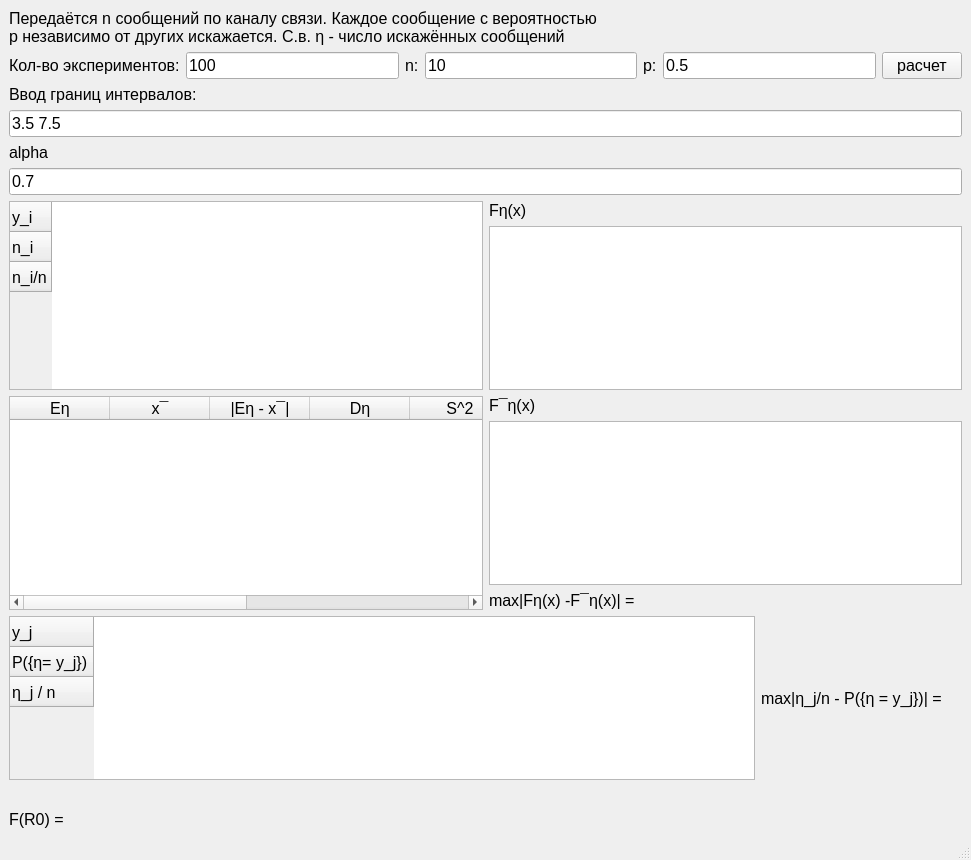
<?xml version="1.0" encoding="UTF-8"?>
<ui version="4.0">
 <class>MainWindow</class>
 <widget class="QMainWindow" name="MainWindow">
  <property name="geometry">
   <rect>
    <x>0</x>
    <y>0</y>
    <width>971</width>
    <height>860</height>
   </rect>
  </property>
  <property name="windowTitle">
   <string>MainWindow</string>
  </property>
  <widget class="QWidget" name="centralwidget">
   <property name="font">
    <font>
     <pointsize>12</pointsize>
    </font>
   </property>
   <layout class="QGridLayout" name="gridLayout">
    <item row="0" column="0" colspan="3">
     <layout class="QVBoxLayout" name="verticalLayout_3">
      <item>
       <widget class="QLabel" name="label_4">
        <property name="text">
         <string>Передаётся n сообщений по каналу связи. Каждое сообщение с вероятностью 
p независимо от других искажается. С.в. η - число искажённых сообщений</string>
        </property>
       </widget>
      </item>
      <item>
       <layout class="QHBoxLayout" name="horizontalLayout">
        <item>
         <widget class="QLabel" name="label_3">
          <property name="text">
           <string>Кол-во экспериментов:</string>
          </property>
         </widget>
        </item>
        <item>
         <widget class="QLineEdit" name="experiments">
          <property name="text">
           <string>100</string>
          </property>
         </widget>
        </item>
        <item>
         <widget class="QLabel" name="label">
          <property name="text">
           <string>n:</string>
          </property>
         </widget>
        </item>
        <item>
         <widget class="QLineEdit" name="n">
          <property name="text">
           <string>10</string>
          </property>
         </widget>
        </item>
        <item>
         <widget class="QLabel" name="label_2">
          <property name="text">
           <string>p:</string>
          </property>
         </widget>
        </item>
        <item>
         <widget class="QLineEdit" name="p">
          <property name="text">
           <string>0.5</string>
          </property>
         </widget>
        </item>
        <item>
         <widget class="QPushButton" name="calculate">
          <property name="text">
           <string>расчет</string>
          </property>
         </widget>
        </item>
       </layout>
      </item>
      <item>
       <widget class="QLabel" name="label_9">
        <property name="text">
         <string>Ввод границ интервалов:</string>
        </property>
       </widget>
      </item>
      <item>
       <widget class="QLineEdit" name="intervals">
        <property name="text">
         <string>3.5 7.5</string>
        </property>
       </widget>
      </item>
      <item>
       <widget class="QLabel" name="label_10">
        <property name="text">
         <string>alpha</string>
        </property>
       </widget>
      </item>
      <item>
       <widget class="QLineEdit" name="alpha">
        <property name="text">
         <string>0.7</string>
        </property>
       </widget>
      </item>
      <item>
       <layout class="QHBoxLayout" name="horizontalLayout_2" stretch="1,1">
        <item>
         <widget class="QTableWidget" name="table">
          <property name="sizePolicy">
           <sizepolicy hsizetype="Expanding" vsizetype="Fixed">
            <horstretch>0</horstretch>
            <verstretch>0</verstretch>
           </sizepolicy>
          </property>
          <property name="minimumSize">
           <size>
            <width>0</width>
            <height>101</height>
           </size>
          </property>
          <attribute name="horizontalHeaderVisible">
           <bool>false</bool>
          </attribute>
          <row>
           <property name="text">
            <string>y_i</string>
           </property>
          </row>
          <row>
           <property name="text">
            <string>n_i</string>
           </property>
          </row>
          <row>
           <property name="text">
            <string>n_i/n</string>
           </property>
          </row>
         </widget>
        </item>
        <item>
         <layout class="QVBoxLayout" name="verticalLayout">
          <item>
           <widget class="QLabel" name="label_5">
            <property name="text">
             <string>Fη(x)</string>
            </property>
           </widget>
          </item>
          <item>
           <widget class="QChartView" name="F"/>
          </item>
         </layout>
        </item>
       </layout>
      </item>
      <item>
       <layout class="QHBoxLayout" name="horizontalLayout_4" stretch="1,1">
        <item>
         <widget class="QTableWidget" name="table2">
          <attribute name="horizontalHeaderVisible">
           <bool>true</bool>
          </attribute>
          <column>
           <property name="text">
            <string>Eη</string>
           </property>
          </column>
          <column>
           <property name="text">
            <string>x¯</string>
           </property>
          </column>
          <column>
           <property name="text">
            <string>|Eη - x¯|</string>
           </property>
          </column>
          <column>
           <property name="text">
            <string>Dη</string>
           </property>
          </column>
          <column>
           <property name="text">
            <string>S^2</string>
           </property>
          </column>
          <column>
           <property name="text">
            <string>|Dη - S^2|</string>
           </property>
          </column>
          <column>
           <property name="text">
            <string>Me^</string>
           </property>
          </column>
          <column>
           <property name="text">
            <string>R^</string>
           </property>
          </column>
         </widget>
        </item>
        <item>
         <layout class="QVBoxLayout" name="verticalLayout_2">
          <item>
           <widget class="QLabel" name="label_6">
            <property name="text">
             <string>F¯η(x)</string>
            </property>
           </widget>
          </item>
          <item>
           <widget class="QChartView" name="F_sample"/>
          </item>
          <item>
           <layout class="QHBoxLayout" name="horizontalLayout_3">
            <item>
             <widget class="QLabel" name="label_7">
              <property name="text">
               <string>max|Fη(x) -F¯η(x)| =</string>
              </property>
             </widget>
            </item>
            <item>
             <widget class="QLabel" name="D">
              <property name="text">
               <string/>
              </property>
             </widget>
            </item>
           </layout>
          </item>
         </layout>
        </item>
       </layout>
      </item>
      <item>
       <layout class="QHBoxLayout" name="horizontalLayout_5">
        <item>
         <widget class="QTableWidget" name="table3">
          <attribute name="horizontalHeaderVisible">
           <bool>false</bool>
          </attribute>
          <row>
           <property name="text">
            <string>y_j</string>
           </property>
          </row>
          <row>
           <property name="text">
            <string>P({η= y_j})</string>
           </property>
          </row>
          <row>
           <property name="text">
            <string>η_j / n</string>
           </property>
          </row>
         </widget>
        </item>
        <item>
         <widget class="QLabel" name="label_8">
          <property name="text">
           <string>max|η_j/n - P({η = y_j})| = </string>
          </property>
         </widget>
        </item>
        <item>
         <widget class="QLabel" name="max_freq_prob">
          <property name="text">
           <string/>
          </property>
         </widget>
        </item>
       </layout>
      </item>
     </layout>
    </item>
    <item row="1" column="0">
     <widget class="QLabel" name="S">
      <property name="text">
       <string/>
      </property>
     </widget>
    </item>
    <item row="1" column="2">
     <widget class="QLabel" name="N">
      <property name="text">
       <string/>
      </property>
     </widget>
    </item>
    <item row="2" column="0">
     <widget class="QLabel" name="label_11">
      <property name="text">
       <string>F(R0) =</string>
      </property>
     </widget>
    </item>
    <item row="2" column="2">
     <widget class="QLabel" name="hyp">
      <property name="text">
       <string/>
      </property>
     </widget>
    </item>
    <item row="2" column="1">
     <widget class="QLabel" name="Fres">
      <property name="text">
       <string/>
      </property>
     </widget>
    </item>
   </layout>
  </widget>
  <widget class="QStatusBar" name="statusbar"/>
 </widget>
 <customwidgets>
  <customwidget>
   <class>QChartView</class>
   <extends>QGraphicsView</extends>
   <header>QtCharts</header>
  </customwidget>
 </customwidgets>
 <resources/>
 <connections/>
</ui>
